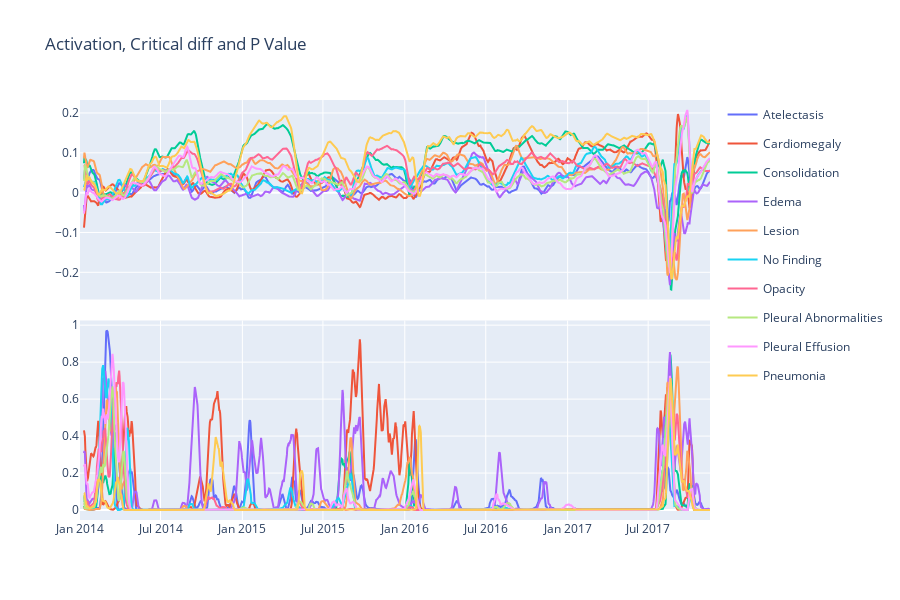

Here is the notebook cell this chart was saved with:
### Code cell
from plotly.subplots import make_subplots
import plotly.graph_objects as go

N = 10
fig = make_subplots (rows=2, cols=1,shared_xaxes=True, vertical_spacing = 0.05)
graph_view = output.swaplevel(0,-1, axis=1, )
g = graph_view['critical_diff']['ks']
for c in list(g.columns.to_flat_index()):
    y = g[c].rolling(N).mean()
    # fig.add_trace(go.Line(x=a.index, y=a[c], 
    # customdata=a.values,
    # hovertemplate="<br />".join([f"{c}: %{{customdata[{i}]:d}}" for i, c in enumerate(a)]),
    # name=c), row=1, col=1)

    fig.add_trace(go.Line(x=g.index, y=y, legendgroup=c,
    # customdata=output_swap[c][hcols].values,
    # hovertemplate='distance: %{customdata[0]:.3f}, p_val: %{customdata[3]:.3f}, is_drift:%{customdata[1]:d}, nobs: %{customdata[2]:d}',
    name=c.split('.')[-1]), 
    row=1, col=1)

g = graph_view['pval']['ks']
for c in list(g.columns.to_flat_index()):
    y = g[c].rolling(N).mean()
    # fig.add_trace(go.Line(x=a.index, y=a[c], 
    # customdata=a.values,
    # hovertemplate="<br />".join([f"{c}: %{{customdata[{i}]:d}}" for i, c in enumerate(a)]),
    # name=c), row=1, col=1)

    fig.add_trace(go.Line(x=g.index, y=y, showlegend=False,
    legendgroup=c,
    # customdata=output_swap[c][hcols].values,
    # hovertemplate='distance: %{customdata[0]:.3f}, p_val: %{customdata[3]:.3f}, is_drift:%{customdata[1]:d}, nobs: %{customdata[2]:d}',
    name=c.split('.')[-1]), 
    row=2, col=1)

fig.update_layout(title = "Activation, Critical diff and P Value")
fig.update_layout(hovermode="x unified")
fig.update_layout(height=600)
fig.show()

### Figure 1 — Plotly figure (JSON) as saved in the notebook; plotly's stock layout.template omitted (floating-point values rounded to 4 significant figures; data arrays with more than 128 entries replaced by an {"elided": "..."} marker saying what was removed)
{"data": [{"legendgroup": "activation.Atelectasis", "name": "Atelectasis", "type": "scatter", "x": {"elided": "1417 str values"}, "xaxis": "x", "y": {"elided": "1417 float values"}, "yaxis": "y"}, {"legendgroup": "activation.Cardiomegaly", "name": "Cardiomegaly", "type": "scatter", "x": {"elided": "1417 str values"}, "xaxis": "x", "y": {"elided": "1417 float values"}, "yaxis": "y"}, {"legendgroup": "activation.Consolidation", "name": "Consolidation", "type": "scatter", "x": {"elided": "1417 str values"}, "xaxis": "x", "y": {"elided": "1417 float values"}, "yaxis": "y"}, {"legendgroup": "activation.Edema", "name": "Edema", "type": "scatter", "x": {"elided": "1417 str values"}, "xaxis": "x", "y": {"elided": "1417 float values"}, "yaxis": "y"}, {"legendgroup": "activation.Lesion", "name": "Lesion", "type": "scatter", "x": {"elided": "1417 str values"}, "xaxis": "x", "y": {"elided": "1417 float values"}, "yaxis": "y"}, {"legendgroup": "activation.No Finding", "name": "No Finding", "type": "scatter", "x": {"elided": "1417 str values"}, "xaxis": "x", "y": {"elided": "1417 float values"}, "yaxis": "y"}, {"legendgroup": "activation.Opacity", "name": "Opacity", "type": "scatter", "x": {"elided": "1417 str values"}, "xaxis": "x", "y": {"elided": "1417 float values"}, "yaxis": "y"}, {"legendgroup": "activation.Pleural Abnormalities", "name": "Pleural Abnormalities", "type": "scatter", "x": {"elided": "1417 str values"}, "xaxis": "x", "y": {"elided": "1417 float values"}, "yaxis": "y"}, {"legendgroup": "activation.Pleural Effusion", "name": "Pleural Effusion", "type": "scatter", "x": {"elided": "1417 str values"}, "xaxis": "x", "y": {"elided": "1417 float values"}, "yaxis": "y"}, {"legendgroup": "activation.Pneumonia", "name": "Pneumonia", "type": "scatter", "x": {"elided": "1417 str values"}, "xaxis": "x", "y": {"elided": "1417 float values"}, "yaxis": "y"}, {"legendgroup": "activation.Atelectasis", "name": "Atelectasis", "showlegend": false, "type": "scatter", "x": {"elided": "1417 str values"}, "xaxis": "x2", "y": {"elided": "1417 float values"}, "yaxis": "y2"}, {"legendgroup": "activation.Cardiomegaly", "name": "Cardiomegaly", "showlegend": false, "type": "scatter", "x": {"elided": "1417 str values"}, "xaxis": "x2", "y": {"elided": "1417 float values"}, "yaxis": "y2"}, {"legendgroup": "activation.Consolidation", "name": "Consolidation", "showlegend": false, "type": "scatter", "x": {"elided": "1417 str values"}, "xaxis": "x2", "y": {"elided": "1417 float values"}, "yaxis": "y2"}, {"legendgroup": "activation.Edema", "name": "Edema", "showlegend": false, "type": "scatter", "x": {"elided": "1417 str values"}, "xaxis": "x2", "y": {"elided": "1417 float values"}, "yaxis": "y2"}, {"legendgroup": "activation.Lesion", "name": "Lesion", "showlegend": false, "type": "scatter", "x": {"elided": "1417 str values"}, "xaxis": "x2", "y": {"elided": "1417 float values"}, "yaxis": "y2"}, {"legendgroup": "activation.No Finding", "name": "No Finding", "showlegend": false, "type": "scatter", "x": {"elided": "1417 str values"}, "xaxis": "x2", "y": {"elided": "1417 float values"}, "yaxis": "y2"}, {"legendgroup": "activation.Opacity", "name": "Opacity", "showlegend": false, "type": "scatter", "x": {"elided": "1417 str values"}, "xaxis": "x2", "y": {"elided": "1417 float values"}, "yaxis": "y2"}, {"legendgroup": "activation.Pleural Abnormalities", "name": "Pleural Abnormalities", "showlegend": false, "type": "scatter", "x": {"elided": "1417 str values"}, "xaxis": "x2", "y": {"elided": "1417 float values"}, "yaxis": "y2"}, {"legendgroup": "activation.Pleural Effusion", "name": "Pleural Effusion", "showlegend": false, "type": "scatter", "x": {"elided": "1417 str values"}, "xaxis": "x2", "y": {"elided": "1417 float values"}, "yaxis": "y2"}, {"legendgroup": "activation.Pneumonia", "name": "Pneumonia", "showlegend": false, "type": "scatter", "x": {"elided": "1417 str values"}, "xaxis": "x2", "y": {"elided": "1417 float values"}, "yaxis": "y2"}], "layout": {"height": 600, "hovermode": "x unified", "title": {"text": "Activation, Critical diff and P Value"}, "xaxis": {"anchor": "y", "domain": [0, 1], "matches": "x2", "showticklabels": false}, "xaxis2": {"anchor": "y2", "domain": [0, 1]}, "yaxis": {"anchor": "x", "domain": [0.525, 1]}, "yaxis2": {"anchor": "x2", "domain": [0, 0.475]}}}
